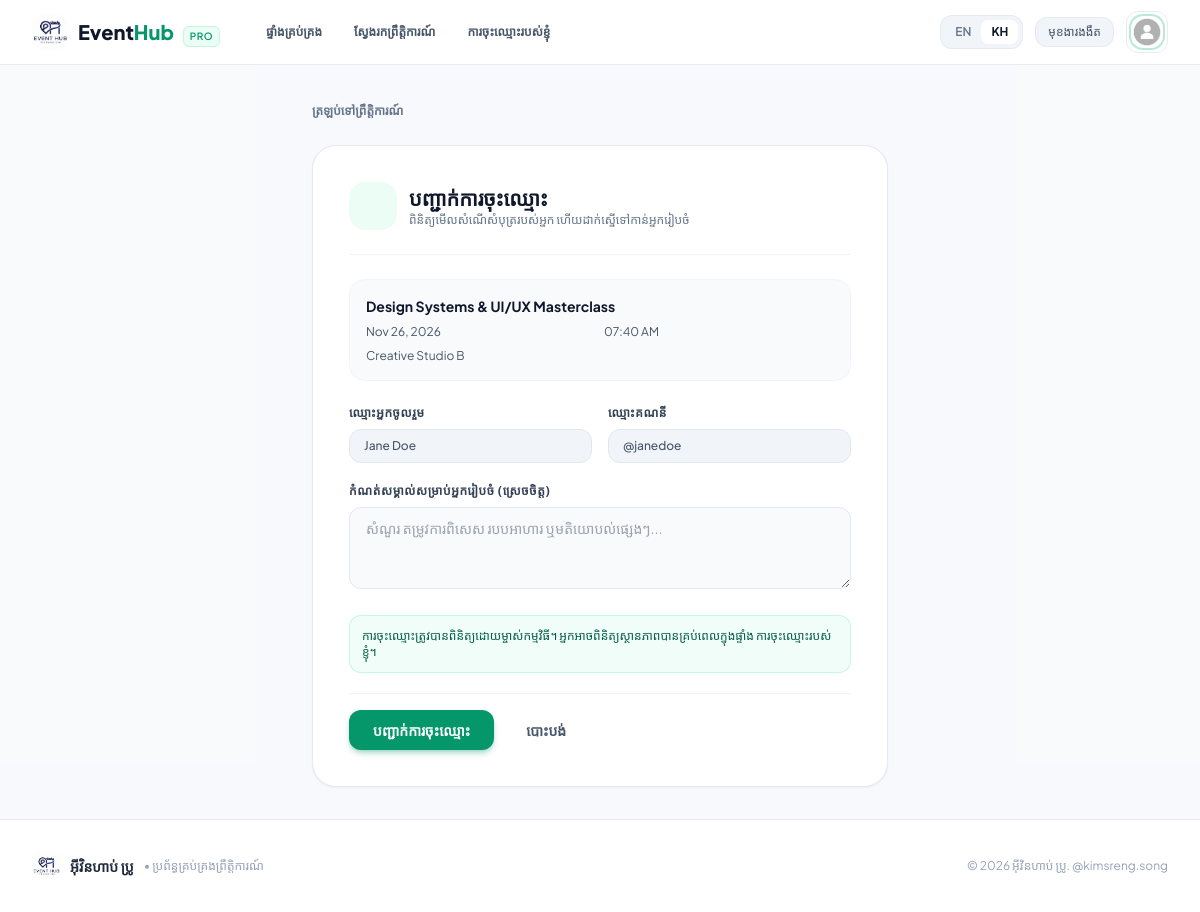
The page /?page=event/register&id=3&lang=kh (signed in) on the database its author committed.
### tables this page shows
CREATE TABLE IF NOT EXISTS `tbl_users` (
  `id` INT AUTO_INCREMENT PRIMARY KEY,
  `name` VARCHAR(100) NOT NULL,
  `username` VARCHAR(50) NOT NULL UNIQUE,
  `passwd` VARCHAR(255) NOT NULL,
  `level` ENUM('admin', 'user') NOT NULL DEFAULT 'user',
  `photo` MEDIUMTEXT DEFAULT NULL,
  `created_at` TIMESTAMP DEFAULT CURRENT_TIMESTAMP
);

CREATE TABLE IF NOT EXISTS `tbl_events` (
  `id` INT AUTO_INCREMENT PRIMARY KEY,
  `title` VARCHAR(150) NOT NULL,
  `description` TEXT NOT NULL,
  `location` VARCHAR(150) NOT NULL,
  `event_date` DATETIME NOT NULL,
  `capacity` INT NOT NULL DEFAULT 50,
  `image` MEDIUMTEXT DEFAULT NULL,
  `created_at` TIMESTAMP DEFAULT CURRENT_TIMESTAMP
);

### pages/event/register.php (the view, shortened to what the rows shown need)
<?php
$id = isset($_GET['id']) ? (int)$_GET['id'] : 0;
$event = getEvent($id);
?>
<div class="max-w-xl mx-auto space-y-6">
    <div class="bg-white dark:bg-slate-800 rounded-3xl border border-slate-200/90 dark:border-slate-700/80 shadow-sm p-6 sm:p-9">
        <div class="flex items-center gap-3 pb-6 border-b border-slate-100 dark:border-slate-700/60 mb-6">
            <div>
                <h1 class="text-xl font-extrabold text-slate-900 dark:text-white"><?= __('confirm_booking') ?></h1>
            </div>
        </div>
        <div class="p-4 bg-slate-50 dark:bg-slate-700/40 rounded-2xl border border-slate-100 dark:border-slate-700/60 mb-6 space-y-2">
            <h2 class="font-bold text-slate-900 dark:text-white text-sm"><?= htmlspecialchars($event->title) ?></h2>
            <div class="grid grid-cols-2 gap-2 text-xs text-slate-600 dark:text-slate-300">
                <div class="flex items-center gap-1.5">
                    <span><?= date('M d, Y', strtotime($event->event_date)) ?></span>
                </div>
                <div class="flex items-center gap-1.5">
                    <span><?= date('h:i A', strtotime($event->event_date)) ?></span>
                </div>
                <div class="flex items-center gap-1.5 col-span-2">
                    <span class="truncate"><?= htmlspecialchars($event->location) ?></span>
                </div>
            </div>
        </div>
        <form method="post" action="./?page=event/register&id=<?= $event->id ?>" class="space-y-5">
            <div class="grid grid-cols-2 gap-4">
                <div>
                    <label class="block text-xs font-bold text-slate-700 dark:text-slate-300 uppercase tracking-wider mb-2"><?= __('attendee_name') ?></label>
                    <input type="text" value="<?= htmlspecialchars($user->name) ?>" readonly
                           class="w-full px-3.5 py-2 text-xs bg-slate-100 dark:bg-slate-700/60 border border-slate-200 dark:border-slate-600 rounded-xl text-slate-600 dark:text-slate-300 font-medium">
                </div>
                <div>
                    <label class="block text-xs font-bold text-slate-700 dark:text-slate-300 uppercase tracking-wider mb-2"><?= __('username') ?></label>
                    <input type="text" value="@<?= htmlspecialchars($user->username) ?>" readonly
                           class="w-full px-3.5 py-2 text-xs bg-slate-100 dark:bg-slate-700/60 border border-slate-200 dark:border-slate-600 rounded-xl text-slate-600 dark:text-slate-300 font-medium">
                </div>
            </div>
        </form>
    </div>
</div>

### includes/navbar.inc.php (shortened to what the rows shown need)
<?php
$currentLang = getLang();
?>
<?php if ($isAdmin): ?>
    <header class="sticky top-0 z-30 bg-white/95 dark:bg-slate-900/95 backdrop-blur-md border-b border-slate-200/90 dark:border-slate-800 shadow-xs h-16 flex items-center justify-between px-4 sm:px-6 lg:px-8 transition-colors duration-200">
        <div class="flex items-center gap-2.5">
            <button id="openAdminSidebar"
                    type="button"
                    class="p-2 rounded-xl text-slate-600 dark:text-slate-300 hover:text-slate-900 dark:hover:text-white hover:bg-slate-100 dark:hover:bg-slate-800 lg:hidden transition"
                    title="Open sidebar">
                <?= getIcon('menu', 'w-5 h-5') ?>
            </button>
            <a href="./?page=dashboard" class="flex lg:hidden items-center gap-2" title="EventHub Pro">
                <img src="./assets/images/Event_mgt_logo.jpg" alt="EventHub Pro" class="w-8 h-8 rounded-xl object-cover">
            </a>
            <button id="toggleAdminSidebarDesktop"
                    type="button"
                    class="hidden lg:flex p-2 rounded-xl text-slate-600 dark:text-slate-300 hover:text-slate-900 dark:hover:text-white hover:bg-slate-100 dark:hover:bg-slate-800 border border-slate-200/80 dark:border-slate-700 transition"
                    title="Toggle sidebar">
                <?= getIcon('sidebar', 'w-4 h-4 text-current') ?>
            </button>
            <a href="./?page=events" class="hidden sm:flex items-center gap-2 text-xs text-slate-500 hover:text-slate-800 dark:text-slate-400 dark:hover:text-slate-200 bg-slate-100 dark:bg-slate-800 px-3 py-1.5 rounded-xl border border-slate-200/80 dark:border-slate-700 transition">
                <?= getIcon('search', 'w-3.5 h-3.5 text-current') ?>
                <span><?= __('search_placeholder') ?></span>
            </a>
        </div>
        <div class="flex items-center gap-3">
            <div class="flex items-center bg-slate-100 dark:bg-slate-800 p-1 rounded-xl border border-slate-200/80 dark:border-slate-700 text-xs font-semibold">
                <a href="?<?= http_build_query(array_merge($_GET, ['lang' => 'en'])) ?>"
                   class="px-2.5 py-1 rounded-lg transition <?= $currentLang === 'en' ? 'bg-white dark:bg-slate-700 text-slate-900 dark:text-white shadow-xs font-bold' : 'text-slate-500 dark:text-slate-400 hover:text-slate-900 dark:hover:text-white' ?>"
                   title="English">
                    EN
                </a>
                <a href="?<?= http_build_query(array_merge($_GET, ['lang' => 'kh'])) ?>"
                   class="px-2.5 py-1 rounded-lg transition <?= $currentLang === 'kh' ? 'bg-white dark:bg-slate-700 text-slate-900 dark:text-white shadow-xs font-bold' : 'text-slate-500 dark:text-slate-400 hover:text-slate-900 dark:hover:text-white' ?>"
                   title="ភាសាខ្មែរ">
                    KH
                </a>
            </div>
            <button type="button"
                    id="themeToggleBtnAdmin"
                    class="flex items-center gap-2 px-3 py-1.5 rounded-xl text-xs font-semibold text-slate-600 dark:text-slate-300 hover:text-slate-900 dark:hover:text-white bg-slate-100 dark:bg-slate-800 hover:bg-slate-200/70 dark:hover:bg-slate-700 border border-slate-200/80 dark:border-slate-700 transition"
                    title="<?= __('dark_mode') ?>">
                <span class="dark:hidden flex items-center gap-1.5 text-current">
                    <?= getIcon('moon', 'w-4 h-4 text-current') ?>
                    <span class="hidden sm:inline font-medium text-current"><?= __('dark_mode') ?></span>
                </span>
                <span class="hidden dark:flex items-center gap-1.5 text-current">
                    <?= getIcon('sun', 'w-4 h-4 text-current') ?>
                    <span class="hidden sm:inline font-medium text-current"><?= __('light_mode') ?></span>
                </span>
            </button>
            <a href="./?page=profile" class="flex items-center gap-2 p-1 rounded-xl hover:bg-slate-100 dark:hover:bg-slate-800 transition">
                <img class="w-8 h-8 rounded-xl object-cover ring-2 ring-emerald-500/40"
                     src="<?= htmlspecialchars($user->photo ?: './assets/images/Profile_PNG.png') ?>"
                     alt="<?= htmlspecialchars($user->name) ?>"
                     onerror="this.src='./assets/images/Profile_PNG.png'">
            </a>
        </div>
    </header>
<?php else: ?>
    <nav class="sticky top-0 z-40 bg-white/95 dark:bg-slate-900/95 backdrop-blur-md border-b border-slate-200/80 dark:border-slate-800 shadow-xs transition-colors duration-200">
        <div class="max-w-7xl mx-auto px-4 sm:px-6 lg:px-8">
            <div class="flex items-center justify-between h-16">
                <div class="hidden md:flex items-center gap-3">
                    <?php if (empty($user)): ?>
                        <a href="./?page=login"
                           class="inline-flex items-center gap-2 px-4 py-2 rounded-xl text-xs font-semibold text-slate-700 dark:text-slate-200 hover:text-emerald-600 hover:bg-slate-100 dark:hover:bg-slate-800 transition">
                            <?= getIcon('login', 'w-4 h-4') ?>
                            <span><?= __('nav_login') ?></span>
                        </a>
                        <a href="./?page=register"
                           class="inline-flex items-center gap-2 px-4 py-2 rounded-xl text-xs font-semibold text-white bg-gradient-to-r from-emerald-600 to-teal-600 hover:from-emerald-700 hover:to-teal-700 shadow-sm shadow-emerald-500/25 transition">
                            <?= getIcon('user-plus', 'w-4 h-4') ?>
                            <span><?= __('nav_register') ?></span>
                        </a>
                    <?php else: ?>
                        <div class="relative" id="userMenuWrapper">
                            <button type="button"
                                    id="userMenuButton"
                                    class="flex items-center p-1 rounded-xl hover:bg-slate-100 dark:hover:bg-slate-800 transition border border-slate-200/80 dark:border-slate-700 focus:outline-hidden"
                                    title="<?= htmlspecialchars($user->name) ?>">
                                <img class="w-8 h-8 rounded-xl object-cover ring-2 ring-emerald-500/30"
                                     src="<?= htmlspecialchars($user->photo ?: './assets/images/Profile_PNG.png') ?>"
                                     alt="<?= htmlspecialchars($user->name) ?>"
                                     onerror="this.src='./assets/images/Profile_PNG.png'">
                            </button>
                        </div>
                    <?php endif; ?>
                </div>
            </div>
        </div>
    </nav>
<?php endif; ?>

### rows shown on the page
tbl_users: photo (picture), name "Jane Doe", username "@janedoe"
tbl_events: title "Design Systems & UI/UX Masterclass", event_date "Nov 26, 2026", event_date "07:40 AM", location "Creative Studio B"

### other values the page prints
__('nav_dashboard') "ផ្ទាំងគ្រប់គ្រង"
__('nav_explore') "ស្វែងរកព្រឹត្តិការណ៍"
__('nav_my_bookings') "ការចុះឈ្មោះរបស់ខ្ញុំ"
__('dark_mode') "មុខងារងងឹត"
__('back_to_event') "ត្រឡប់ទៅព្រឹត្តិការណ៍"
__('confirm_booking') "បញ្ជាក់ការចុះឈ្មោះ"
__('review_ticket_request') "ពិនិត្យមើលសំណើសំបុត្ររបស់អ្នក ហើយដាក់ស្នើទៅកាន់អ្នករៀបចំ"
__('attendee_name') "ឈ្មោះអ្នកចូលរួម"
__('username') "ឈ្មោះគណនី"
__('note_optional') "កំណត់សម្គាល់សម្រាប់អ្នករៀបចំ (ស្រេចចិត្ត)"
__('reg_reviewed_notice') "ការចុះឈ្មោះត្រូវបានពិនិត្យដោយម្ចាស់កម្មវិធី។ អ្នកអាចពិនិត្យស្ថានភាពបានគ្រប់ពេលក្នុងផ្ទាំង ការចុះឈ្មោះរបស់ខ្ញុំ។"
__('cancel') "បោះបង់"
__('app_name') "អ៊ីវិនហាប់ ប្រូ"
__('app_tagline') "ប្រព័ន្ធគ្រប់គ្រងព្រឹត្តិការណ៍"
